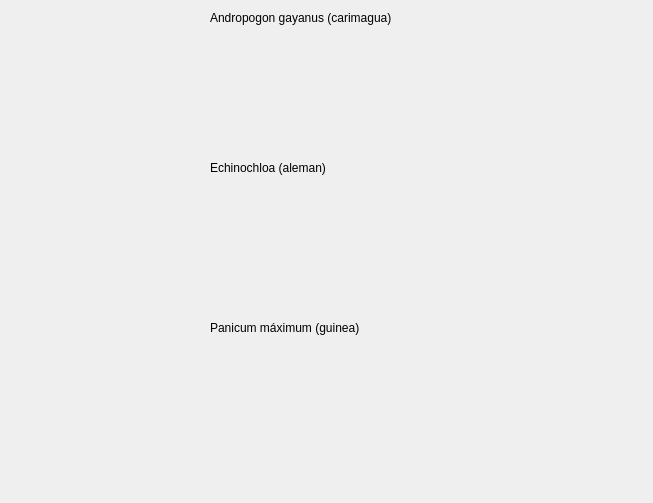
<?xml version="1.0" encoding="UTF-8"?>
<ui version="4.0">
 <class>DialogResults</class>
 <widget class="QDialog" name="DialogResults">
  <property name="geometry">
   <rect>
    <x>0</x>
    <y>0</y>
    <width>653</width>
    <height>503</height>
   </rect>
  </property>
  <property name="windowTitle">
   <string>Dialog</string>
  </property>
  <widget class="QLabel" name="label_1">
   <property name="geometry">
    <rect>
     <x>10</x>
     <y>10</y>
     <width>181</width>
     <height>131</height>
    </rect>
   </property>
   <property name="text">
    <string/>
   </property>
   <property name="pixmap">
    <pixmap resource="resources.qrc">:/images/small_Andropogon gayanus (carimagua).PNG</pixmap>
   </property>
  </widget>
  <widget class="QLabel" name="label_2">
   <property name="geometry">
    <rect>
     <x>10</x>
     <y>160</y>
     <width>201</width>
     <height>141</height>
    </rect>
   </property>
   <property name="text">
    <string/>
   </property>
   <property name="pixmap">
    <pixmap resource="resources.qrc">:/images/small_Echinochloa (aleman).PNG</pixmap>
   </property>
  </widget>
  <widget class="QLabel" name="label_3">
   <property name="geometry">
    <rect>
     <x>10</x>
     <y>320</y>
     <width>221</width>
     <height>161</height>
    </rect>
   </property>
   <property name="text">
    <string/>
   </property>
   <property name="pixmap">
    <pixmap resource="resources.qrc">:/images/small_Panicum máximum (guinea).PNG</pixmap>
   </property>
   <property name="indent">
    <number>-1</number>
   </property>
  </widget>
  <widget class="QLabel" name="label">
   <property name="geometry">
    <rect>
     <x>210</x>
     <y>10</y>
     <width>201</width>
     <height>16</height>
    </rect>
   </property>
   <property name="text">
    <string>Andropogon gayanus (carimagua)</string>
   </property>
  </widget>
  <widget class="QLabel" name="label_4">
   <property name="geometry">
    <rect>
     <x>210</x>
     <y>160</y>
     <width>181</width>
     <height>16</height>
    </rect>
   </property>
   <property name="text">
    <string>Echinochloa (aleman)</string>
   </property>
  </widget>
  <widget class="QLabel" name="label_5">
   <property name="geometry">
    <rect>
     <x>210</x>
     <y>320</y>
     <width>161</width>
     <height>16</height>
    </rect>
   </property>
   <property name="text">
    <string>Panicum máximum (guinea)</string>
   </property>
  </widget>
 </widget>
 <resources>
  <include location="resources.qrc"/>
 </resources>
 <connections/>
</ui>
